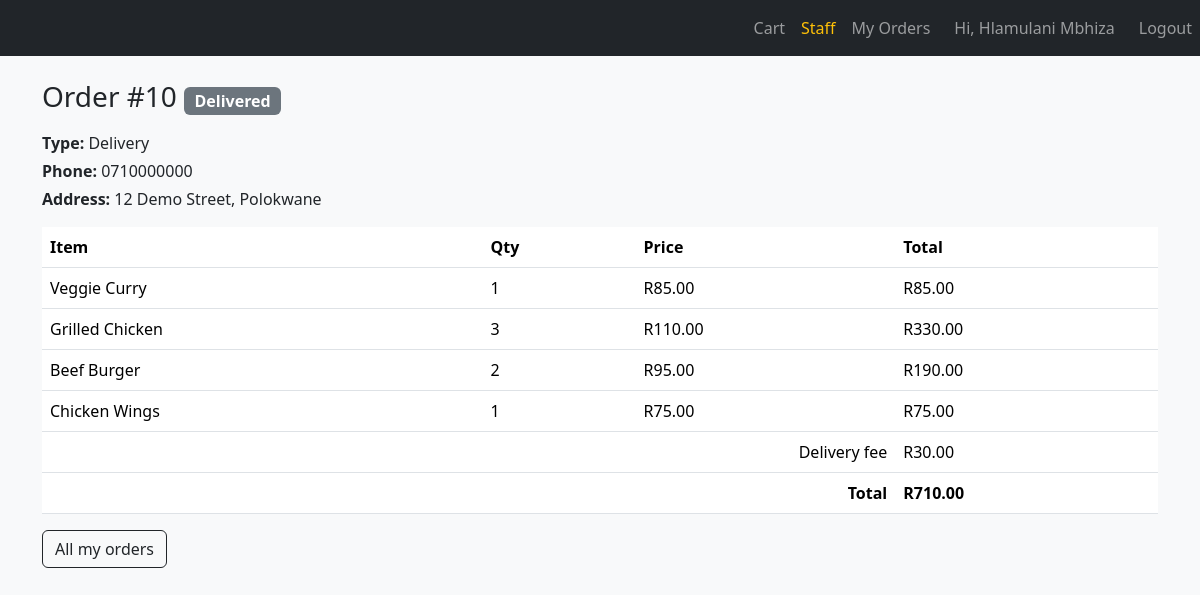
The page /orders/10 (signed in) on the database its author committed.
### app/models.py (models this page shows, shortened)
class User(UserMixin, db.Model):
    id = db.Column(db.Integer, primary_key=True)
    name = db.Column(db.String(80), nullable=False)
    email = db.Column(db.String(120), unique=True, nullable=False)
    password_hash = db.Column(db.String(256), nullable=False)
    role = db.Column(db.String(20), default="customer")  # customer / staff / driver

class Order(db.Model):
    id = db.Column(db.Integer, primary_key=True)
    user_id = db.Column(db.Integer, db.ForeignKey("user.id"), nullable=False)
    order_type = db.Column(db.String(20), nullable=False)  # pickup / delivery
    status = db.Column(db.String(30), default="Placed")
    phone = db.Column(db.String(30), nullable=False)
    delivery_address = db.Column(db.String(255))
    delivery_fee = db.Column(db.Numeric(8, 2), default=0)
    total = db.Column(db.Numeric(10, 2), nullable=False)
    created_at = db.Column(
        db.DateTime, default=lambda: datetime.now(timezone.utc)
    )
    user = db.relationship("User", backref="orders")
    items = db.relationship(
        "OrderItem", backref="order", cascade="all, delete-orphan"
    )

class OrderItem(db.Model):
    id = db.Column(db.Integer, primary_key=True)
    order_id = db.Column(db.Integer, db.ForeignKey("order.id"), nullable=False)
    menu_item_id = db.Column(db.Integer, db.ForeignKey("menu_item.id"), nullable=False)
    quantity = db.Column(db.Integer, nullable=False)
    unit_price = db.Column(db.Numeric(8, 2), nullable=False)  # price at time of order
    menu_item = db.relationship("MenuItem")

class MenuItem(db.Model):
    id = db.Column(db.Integer, primary_key=True)
    name = db.Column(db.String(120), nullable=False)
    description = db.Column(db.String(300))
    price = db.Column(db.Numeric(8, 2), nullable=False)
    available = db.Column(db.Boolean, default=True)
    category_id = db.Column(db.Integer, db.ForeignKey("category.id"), nullable=False)

### app/routes/cart.py (the view)
@cart_bp.route("/orders/<int:order_id>")
@login_required
def order_detail(order_id):
    order = db.session.get(Order, order_id)
    if not order or (order.user_id != current_user.id and current_user.role != "staff"):
        abort(404)
    return render_template("order_detail.html", order=order)

### app/__init__.py (called while the page is built)
def create_app():
    app = Flask(__name__)
    app.config.from_object(Config)
    db.init_app(app)
    login_manager.init_app(app)
    csrf.init_app(app)
    from .routes.menu import menu_bp
    from .routes.auth import auth_bp
    from .routes.cart import cart_bp
    from .routes.admin import admin_bp
    from .routes.driver import driver_bp
    from .routes.reports import reports_bp
    app.register_blueprint(menu_bp)
    app.register_blueprint(auth_bp)
    app.register_blueprint(cart_bp)
    app.register_blueprint(admin_bp)
    app.register_blueprint(driver_bp)
    app.register_blueprint(reports_bp)
    @app.context_processor
    def inject_cart_count():
        return {"cart_count": sum(session.get("cart", {}).values())}
    with app.app_context():
        from . import models  # make sure all tables are registered
        db.create_all()
    return app

### app/models.py (called while the page is built)
@login_manager.user_loader
def load_user(user_id):
    return db.session.get(User, int(user_id))

### app/templates/order_detail.html (shortened to what this page needs)
{% extends "base.html" %}
{% block content %}
<h1 class="h3 mb-3">Order #{{ order.id }}
  <span class="badge bg-secondary fs-6">{{ order.status }}</span>
</h1>
<p class="mb-1"><strong>Type:</strong> <span class="text-capitalize">{{ order.order_type }}</span></p>
<p class="mb-1"><strong>Phone:</strong> {{ order.phone }}</p>
{% if order.delivery_address %}
<p class="mb-3"><strong>Address:</strong> {{ order.delivery_address }}</p>
{% endif %}
<table class="table bg-white">
  <thead><tr><th>Item</th><th>Qty</th><th>Price</th><th>Total</th></tr></thead>
  <tbody>
    {% for oi in order.items %}
    <tr>
      <td>{{ oi.menu_item.name }}</td>
      <td>{{ oi.quantity }}</td>
      <td>R{{ "%.2f"|format(oi.unit_price) }}</td>
      <td>R{{ "%.2f"|format(oi.unit_price * oi.quantity) }}</td>
    </tr>
    {% endfor %}
  </tbody>
  <tfoot>
    {% if order.delivery_fee %}
    <tr><td colspan="3" class="text-end">Delivery fee</td><td>R{{ "%.2f"|format(order.delivery_fee) }}</td></tr>
    {% endif %}
    <tr><th colspan="3" class="text-end">Total</th><th>R{{ "%.2f"|format(order.total) }}</th></tr>
  </tfoot>
</table>
<a href="{{ url_for('cart.my_orders') }}" class="btn btn-outline-dark">All my orders</a>
{% endblock %}

### app/templates/base.html (shortened to what this page needs)
<!doctype html>
<html lang="en">
<head>
  <link href="https://cdn.jsdelivr.net/npm/bootstrap@5.3.3/dist/css/bootstrap.min.css" rel="stylesheet">
</head>
<body class="bg-light">
  <nav class="navbar navbar-expand navbar-dark bg-dark">
      <div class="navbar-nav ms-auto">
        <a class="nav-link" href="{{ url_for('cart.view_cart') }}">
          Cart {% if cart_count %}<span class="badge bg-warning text-dark">{{ cart_count }}</span>{% endif %}
        </a>
        {% if current_user.is_authenticated %}
        {% if current_user.role == "staff" %}
          <a class="nav-link text-warning" href="{{ url_for('admin.orders') }}">Staff</a>
        {% endif %}
          <a class="nav-link" href="{{ url_for('cart.my_orders') }}">My Orders</a>
          <span class="navbar-text mx-3">Hi, {{ current_user.name }}</span>
          <a class="nav-link" href="{{ url_for('auth.logout') }}">Logout</a>
        {% else %}
          <a class="nav-link" href="{{ url_for('auth.login') }}">Login</a>
          <a class="nav-link" href="{{ url_for('auth.register') }}">Register</a>
        {% endif %}
      </div>
  </nav>
  <div class="container py-4">
    {% block content %}{% endblock %}
  </div>
</body>
</html>

### rows shown on the page
User: name "Hlamulani Mbhiza"
Order: id "10", status "Delivered", order_type "Delivery", phone "0710000000", delivery_address "12 Demo Street, Polokwane", delivery_fee "30.00", total "710.00"
OrderItem: menu_item.name "Veggie Curry", quantity "1", unit_price "85.00", oi.unit_price*oi.quantity "85.00"
OrderItem: menu_item.name "Grilled Chicken", quantity "3", unit_price "110.00", oi.unit_price*oi.quantity "330.00"
OrderItem: menu_item.name "Beef Burger", quantity "2", unit_price "95.00", oi.unit_price*oi.quantity "190.00"
OrderItem: menu_item.name "Chicken Wings", quantity "1", unit_price "75.00", oi.unit_price*oi.quantity "75.00"
